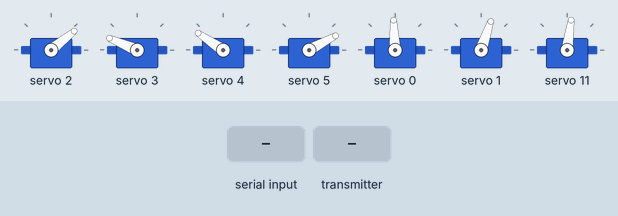
A program run on a simulated ESP32. Shown: 7 × servo. Inputs (shaded band) come from the test bench. Random numbers use the default seed unless the program sets one; what the program prints to the serial monitor is not drawn.

Above: at 1.7 s.
1.8 s: "JAW_START\n" received over Serial
At 2.26 s:
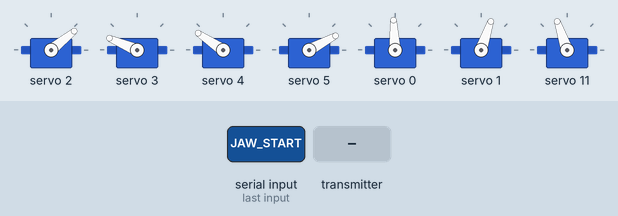
4.8 s: "JAW_STOP\n" received over Serial
7.8 s: the transmitter starts sending face_x = 0
At 10.77 s:
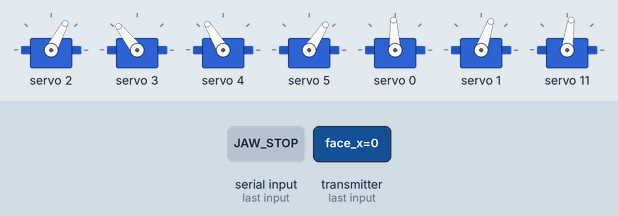
10.8 s: "JAW_START\n" received over Serial
At 14.0 s:
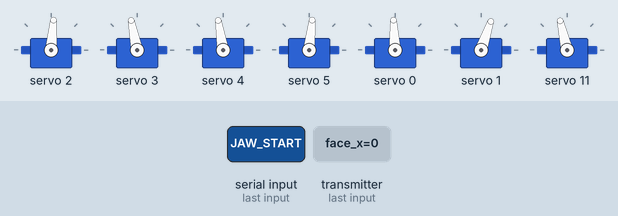
Timing chart, 0 to 45.9 s (numbered marks = the images above; inputs shaded):
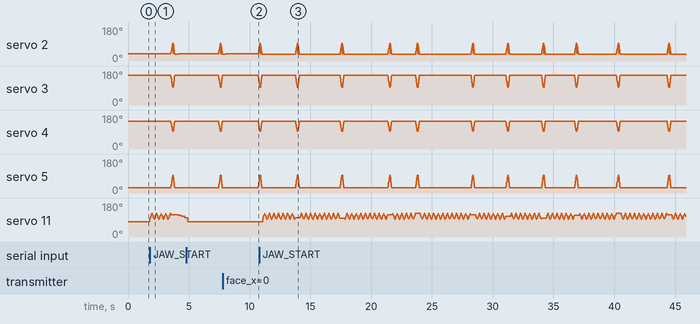

The program:

main.cpp
```cpp
/*
 * ============================================================================
 * ANIMATRONIC EYE CONTROLLER WITH JAW - ESP32 + PCA9685
 * ============================================================================
 * - Eye tracking with ESP-NOW
 * - Dynamic eyelid system
 * - Automatic blinking
 * - Real-time jaw control via Serial (USB)
 * - JAW: Channel 11, CLOSED=80°, OPEN=150°
 * ============================================================================
 */

#include <Wire.h>
#include <Adafruit_PWMServoDriver.h>
#include <esp_now.h>
#include <WiFi.h>

Adafruit_PWMServoDriver pca = Adafruit_PWMServoDriver();

// ============================
// ESP-NOW DATA STRUCTURE
// ============================
typedef struct struct_message {
  int16_t face_x;
  int16_t face_y;
  uint8_t face_detected;
  int16_t face_width;
  int16_t face_height;
  uint32_t timestamp;
} struct_message;

struct_message incomingData;
bool newDataReceived = false;
unsigned long lastDataTime = 0;

// ============================
// SERVO CONFIGURATION
// ============================
struct ServoInfo {
  const char* name;
  int channel;
  int minAngle;
  int maxAngle;
  int center;
};

ServoInfo servos[] = {
  {"Eye Pan",            0, 40, 140, 90},
  {"Eye Tilt",           1, 45, 90, 70},
  {"Upper Eyelid Right", 2, 40, 90, 40},
  {"Lower Eyelid Right", 3, 90, 150, 150},
  {"Upper Eyelid Left",  4, 90, 140, 140},
  {"Lower Eyelid Left",  5, 30, 90, 30},
  {"Jaw",               11, 80, 150, 80}  // CLOSED=80, OPEN=150, REST=80
};

const int SERVO_COUNT = sizeof(servos) / sizeof(servos[0]);

// ============================
// JAW CONTROL VARIABLES
// ============================
bool jawTalking = false;
unsigned long lastJawMove = 0;
bool jawOpening = true;
int jawAngle = 100;               // Start closed
const int JAW_SPEED = 25;        // FASTER - milliseconds between movements
const int JAW_STEP = 5;          // SMALLER STEPS for smoothness
const int JAW_MIN = 90;          // CLOSED position
const int JAW_MAX = 120;         // PARTIAL OPEN (natural talking, not yelling!)

// ============================
// SERVO CONTROL
// ============================
void setServoAngle(uint8_t channel, float angle) {
  angle = constrain(angle, 0, 180);
  int pulse = map(angle, 0, 180, 102, 512);
  pca.setPWM(channel, 0, pulse);
}

void detachServo(uint8_t channel) {
  pca.setPWM(channel, 0, 0);
}

void detachAllServos() {
  for (int i = 0; i < SERVO_COUNT - 1; i++) {  // Don't detach jaw during talking
    detachServo(servos[i].channel);
  }
}

// ============================
// WATCHDOG TIMER
// ============================
unsigned long lastMoveTime = 0;
const unsigned long MOVE_TIMEOUT = 3000;
bool moveInProgress = false;

void startWatchdog() {
  lastMoveTime = millis();
  moveInProgress = true;
}

void stopWatchdog() {
  moveInProgress = false;
}

bool checkWatchdog() {
  if (moveInProgress && (millis() - lastMoveTime > MOVE_TIMEOUT)) {
    detachAllServos();
    moveInProgress = false;
    return false;
  }
  return true;
}


// ============================
// JAW ANIMATION - FAST OPEN/CLOSE
// ============================
void updateJaw() {
  if (!jawTalking) {
    // Move to rest position (80) when not talking
    setServoAngle(11, 80);
    jawAngle = 90;  // Reset for next talk cycle
    jawOpening = true;
    return;
  }

  unsigned long now = millis();
  if (now - lastJawMove < JAW_SPEED) return;
  lastJawMove = now;

  // Fast jaw movement between 100-130
  if (jawOpening) {
    jawAngle += JAW_STEP;
    if (jawAngle >= JAW_MAX) {
      jawAngle = JAW_MAX;
      jawOpening = false;
    }
  } else {
    jawAngle -= JAW_STEP;
    if (jawAngle <= JAW_MIN) {
      jawAngle = JAW_MIN;
      jawOpening = true;
    }
  }

  setServoAngle(11, jawAngle);
}
// ============================
// SERIAL COMMAND HANDLER
// ============================
void processSerialCommand() {
  if (Serial.available() > 0) {
    String command = Serial.readStringUntil('\n');
    command.trim();

    if (command == "JAW_START") {
      jawTalking = true;
      Serial.println("🗣️ Jaw talking started");
    }
    else if (command == "JAW_STOP") {
      jawTalking = false;
      jawAngle = 80;  // Reset to closed
      setServoAngle(11, 80);
      Serial.println("🤐 Jaw talking stopped");
    }
  }
}

// ============================
// SMOOTH MOVEMENT
// ============================
bool smoothMoveMulti(int channels[], float fromDeg[], float toDeg[], int count, int steps, int delayMs) {
  startWatchdog();

  float step[count];
  float angles[count];

  for (int i = 0; i < count; i++) {
    step[i] = (toDeg[i] - fromDeg[i]) / float(steps);
    angles[i] = fromDeg[i];
  }

  for (int s = 0; s <= steps; s++) {
    if (!checkWatchdog()) return false;

    for (int i = 0; i < count; i++) {
      setServoAngle(channels[i], angles[i]);
      angles[i] += step[i];
    }
    delay(delayMs);
  }

  stopWatchdog();
  return true;
}

// ============================
// CURRENT POSITIONS
// ============================
float currentEyePan = 90;
float currentEyeTilt = 70;
float currentUER = 40;
float currentLER = 150;
float currentUEL = 140;
float currentLEL = 30;

// ============================
// EYELID POSITION UPDATE
// ============================
void updateEyelids(float eyePan, float eyeTilt) {
  float closure = 0;

  if (eyePan < 90) closure = map(eyePan, 90, 40, 0, 12);
  else if (eyePan > 90) closure = map(eyePan, 90, 140, 0, 12);

  bool tiltDown = (eyeTilt < 70);

  if (tiltDown) {
    currentUER = 60;
    currentUEL = 120;
    currentLER = 150 - closure;
    currentLEL = 30 + closure;
  } else {
    currentUER = 40 + closure;
    currentLER = 150 - closure;
    currentUEL = 140 - closure;
    currentLEL = 30 + closure;
  }

  setServoAngle(2, currentUER);
  setServoAngle(3, currentLER);
  setServoAngle(4, currentUEL);
  setServoAngle(5, currentLEL);
}

// ============================
// BLINK SYSTEM
// ============================
bool blinkQuick() {
  int ch[] = {2, 3, 4, 5};

  float openPos[] = {currentUER, currentLER, currentUEL, currentLEL};
  float closePos[] = {90, 90, 90, 90};

  if (!smoothMoveMulti(ch, openPos, closePos, 4, 20, 5)) return false;
  delay(40);

  updateEyelids(currentEyePan, currentEyeTilt);

  float reopen[] = {currentUER, currentLER, currentUEL, currentLEL};
  if (!smoothMoveMulti(ch, closePos, reopen, 4, 15, 5)) return false;

  delay(60);
  detachAllServos();
  return true;
}

unsigned long lastBlinkTime = 0;
unsigned long nextBlinkInterval = 3000;

void checkAndBlink() {
  if (millis() - lastBlinkTime > nextBlinkInterval) {
    lastBlinkTime = millis();
    nextBlinkInterval = random(2000, 5000);
    blinkQuick();
  }
}

// ============================
// FACE TRACKING
// ============================
void trackFace() {
  if (!newDataReceived) return;
  newDataReceived = false;

  if (incomingData.face_detected == 1) {
    float targetPan  = map(incomingData.face_x, 0, 240, 140, 40);
    float targetTilt = map(incomingData.face_y, 0, 240, 90, 45);

    targetPan = constrain(targetPan, 40, 140);
    targetTilt = constrain(targetTilt, 45, 90);

    int ch[] = {0, 1};
    float from[] = {currentEyePan, currentEyeTilt};
    float to[] = {targetPan, targetTilt};

    if (smoothMoveMulti(ch, from, to, 2, 12, 6)) {
      currentEyePan = targetPan;
      currentEyeTilt = targetTilt;
    }

    updateEyelids(currentEyePan, currentEyeTilt);
    delay(40);
    detachAllServos();
  }
}

// ============================
// CONNECTION TIMEOUT
// ============================
void checkConnectionTimeout() {
  if (millis() - lastDataTime > 3000) {
    int ch[] = {0, 1};
    float from[] = {currentEyePan, currentEyeTilt};
    float to[] = {90, 70};

    smoothMoveMulti(ch, from, to, 2, 20, 10);

    currentEyePan = 90;
    currentEyeTilt = 70;

    updateEyelids(90, 70);
    detachAllServos();
  }
}

// ============================
// OPEN EYES FULLY
// ============================
bool openEyesFully() {
  setServoAngle(2, 40);
  setServoAngle(3, 150);
  setServoAngle(4, 140);
  setServoAngle(5, 30);
  setServoAngle(0, 90);
  setServoAngle(1, 70);
  setServoAngle(11, 80);  // Jaw CLOSED at rest

  delay(400);
  detachAllServos();
  return true;
}

// ============================
// ESP-NOW CALLBACK
// ============================
void OnDataRecv(const uint8_t *mac_addr, const uint8_t *data, int len) {
  if (len == sizeof(incomingData)) {
    memcpy(&incomingData, data, sizeof(incomingData));
    newDataReceived = true;
    lastDataTime = millis();
  }
}
// ============================
// ESP-NOW INIT
// ============================
bool initESPNow() {
  WiFi.mode(WIFI_STA);
  if (esp_now_init() != ESP_OK) return false;
  esp_now_register_recv_cb(OnDataRecv);
  return true;
}

// ============================
// SETUP
// ============================
void setup() {
  Serial.begin(115200);

  Wire.begin();
  pca.begin();
  pca.setPWMFreq(50);
  delay(100);

  initESPNow();
  openEyesFully();

  lastBlinkTime = millis();
  lastDataTime = millis();

  Serial.println("🤖 Skully ready - waiting for voice commands");
}

// ============================
// MAIN LOOP
// ============================
void loop() {
  processSerialCommand();  // Check for jaw commands
  updateJaw();             // Update jaw position
  checkAndBlink();
  trackFace();
  checkConnectionTimeout();
  delay(10);  // Reduced for smoother jaw movement
}
```

Measured:
- after the input at 7.8 s, servo 3: 157° → 118° after 2.9 s; servo 4: 146° → 114° after 2.9 s; servo 5: 28° → 67° after 2.9 s
- after the input at 10.8 s, servo 11: 82° → 98° after 0.28 s, then moves between 93° and 125°, repeating every 11.6 s
- by itself, servo 5: rises from 28° to 93° in 0.15 s, then falls to 28° in 0.16 s
